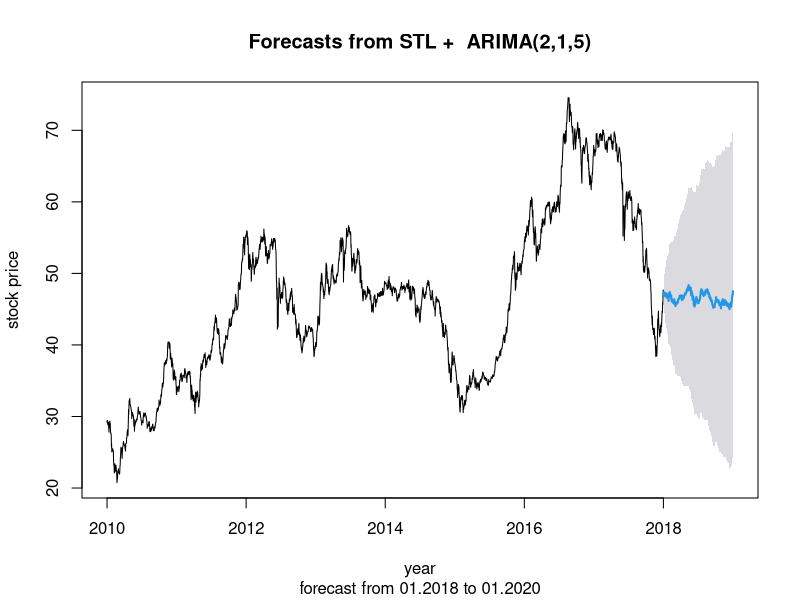

This figure's R source:
# arima daily
#
library(forecast)
library(tseries)
library(lubridate)
#
dji.prices <- read.csv(file.path('data', 'DJI.csv'), stringsAsFactors = FALSE)
#
dji.prices <- transform(dji.prices, Date = ymd(Date))
dji <- with(dji.prices, rev(Close))
dates <- with(dji.prices, rev(Date))
#
dji.msts <- msts(rev(dji), seasonal.periods=c(7,365.25), start=2010, end=2018)
dji.data <- data.frame(closing = dji.msts, lclosing = log(dji.msts))
dji.stl <- stl(dji.data$closing, s.window = "periodic")
dji.f <- forecast(dji.stl, method="arima", h=365, level=95)
plot(dji.f, ylab="stock price", xlab="year", sub="forecast from 01.2018 to 01.2020")
#